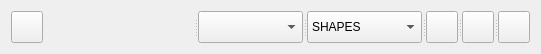
<?xml version="1.0" encoding="UTF-8"?>
<ui version="4.0">
 <class>minimumAreaTool</class>
 <widget class="QWidget" name="minimumAreaTool">
  <property name="geometry">
   <rect>
    <x>0</x>
    <y>0</y>
    <width>541</width>
    <height>50</height>
   </rect>
  </property>
  <property name="sizePolicy">
   <sizepolicy hsizetype="Fixed" vsizetype="Fixed">
    <horstretch>0</horstretch>
    <verstretch>0</verstretch>
   </sizepolicy>
  </property>
  <property name="maximumSize">
   <size>
    <width>541</width>
    <height>50</height>
   </size>
  </property>
  <property name="windowTitle">
   <string>Form</string>
  </property>
  <layout class="QGridLayout" name="gridLayout">
   <item row="0" column="0">
    <widget class="QPushButton" name="showPushButton">
     <property name="sizePolicy">
      <sizepolicy hsizetype="Fixed" vsizetype="Fixed">
       <horstretch>0</horstretch>
       <verstretch>0</verstretch>
      </sizepolicy>
     </property>
     <property name="minimumSize">
      <size>
       <width>32</width>
       <height>32</height>
      </size>
     </property>
     <property name="maximumSize">
      <size>
       <width>32</width>
       <height>32</height>
      </size>
     </property>
     <property name="toolTip">
      <string>Minimum Area Tool</string>
     </property>
     <property name="text">
      <string/>
     </property>
     <property name="icon">
      <iconset resource="../../resources.qrc">
       <normaloff>:/plugins/DsgTools/icons/minAreaTool.png</normaloff>:/plugins/DsgTools/icons/minAreaTool.png</iconset>
     </property>
     <property name="iconSize">
      <size>
       <width>28</width>
       <height>28</height>
      </size>
     </property>
     <property name="checkable">
      <bool>true</bool>
     </property>
    </widget>
   </item>
   <item row="0" column="1">
    <widget class="QSplitter" name="splitter">
     <property name="orientation">
      <enum>Qt::Horizontal</enum>
     </property>
     <widget class="QgsScaleWidget" name="mScaleWidget">
      <property name="showCurrentScaleButton">
       <bool>true</bool>
      </property>
     </widget>
     <widget class="QComboBox" name="sizesComboBox">
      <property name="maximumSize">
       <size>
        <width>16777215</width>
        <height>32</height>
       </size>
      </property>
     </widget>
     <widget class="QComboBox" name="shapesComboBox">
      <property name="maximumSize">
       <size>
        <width>16777215</width>
        <height>32</height>
       </size>
      </property>
      <item>
       <property name="text">
        <string>SHAPES</string>
       </property>
      </item>
      <item>
       <property name="text">
        <string>Square</string>
       </property>
      </item>
      <item>
       <property name="text">
        <string>Circle</string>
       </property>
      </item>
     </widget>
     <widget class="QgsColorButton" name="mColorButton">
      <property name="maximumSize">
       <size>
        <width>32</width>
        <height>32</height>
       </size>
      </property>
      <property name="toolTip">
       <string>Color Selector</string>
      </property>
      <property name="color">
       <color alpha="63">
        <red>254</red>
        <green>178</green>
        <blue>76</blue>
       </color>
      </property>
     </widget>
     <widget class="QPushButton" name="drawShape">
      <property name="maximumSize">
       <size>
        <width>32</width>
        <height>32</height>
       </size>
      </property>
      <property name="toolTip">
       <string>Draw Shape</string>
      </property>
      <property name="text">
       <string/>
      </property>
      <property name="icon">
       <iconset resource="../../resources.qrc">
        <normaloff>:/plugins/DsgTools/icons/areaTool.png</normaloff>:/plugins/DsgTools/icons/areaTool.png</iconset>
      </property>
     </widget>
     <widget class="QPushButton" name="createCustomSizesPushButton">
      <property name="sizePolicy">
       <sizepolicy hsizetype="Fixed" vsizetype="Fixed">
        <horstretch>0</horstretch>
        <verstretch>0</verstretch>
       </sizepolicy>
      </property>
      <property name="minimumSize">
       <size>
        <width>32</width>
        <height>32</height>
       </size>
      </property>
      <property name="maximumSize">
       <size>
        <width>32</width>
        <height>32</height>
       </size>
      </property>
      <property name="toolTip">
       <string>Create Custom Size</string>
      </property>
      <property name="text">
       <string/>
      </property>
      <property name="icon">
       <iconset resource="../../resources.qrc">
        <normaloff>:/plugins/DsgTools/icons/plus.png</normaloff>:/plugins/DsgTools/icons/plus.png</iconset>
      </property>
      <property name="iconSize">
       <size>
        <width>20</width>
        <height>20</height>
       </size>
      </property>
     </widget>
    </widget>
   </item>
  </layout>
 </widget>
 <customwidgets>
  <customwidget>
   <class>QgsColorButton</class>
   <extends>QPushButton</extends>
   <header>qgis.gui</header>
  </customwidget>
  <customwidget>
   <class>QgsScaleWidget</class>
   <extends>QWidget</extends>
   <header>qgis.gui</header>
  </customwidget>
 </customwidgets>
 <resources>
  <include location="../../resources.qrc"/>
 </resources>
 <connections/>
</ui>
